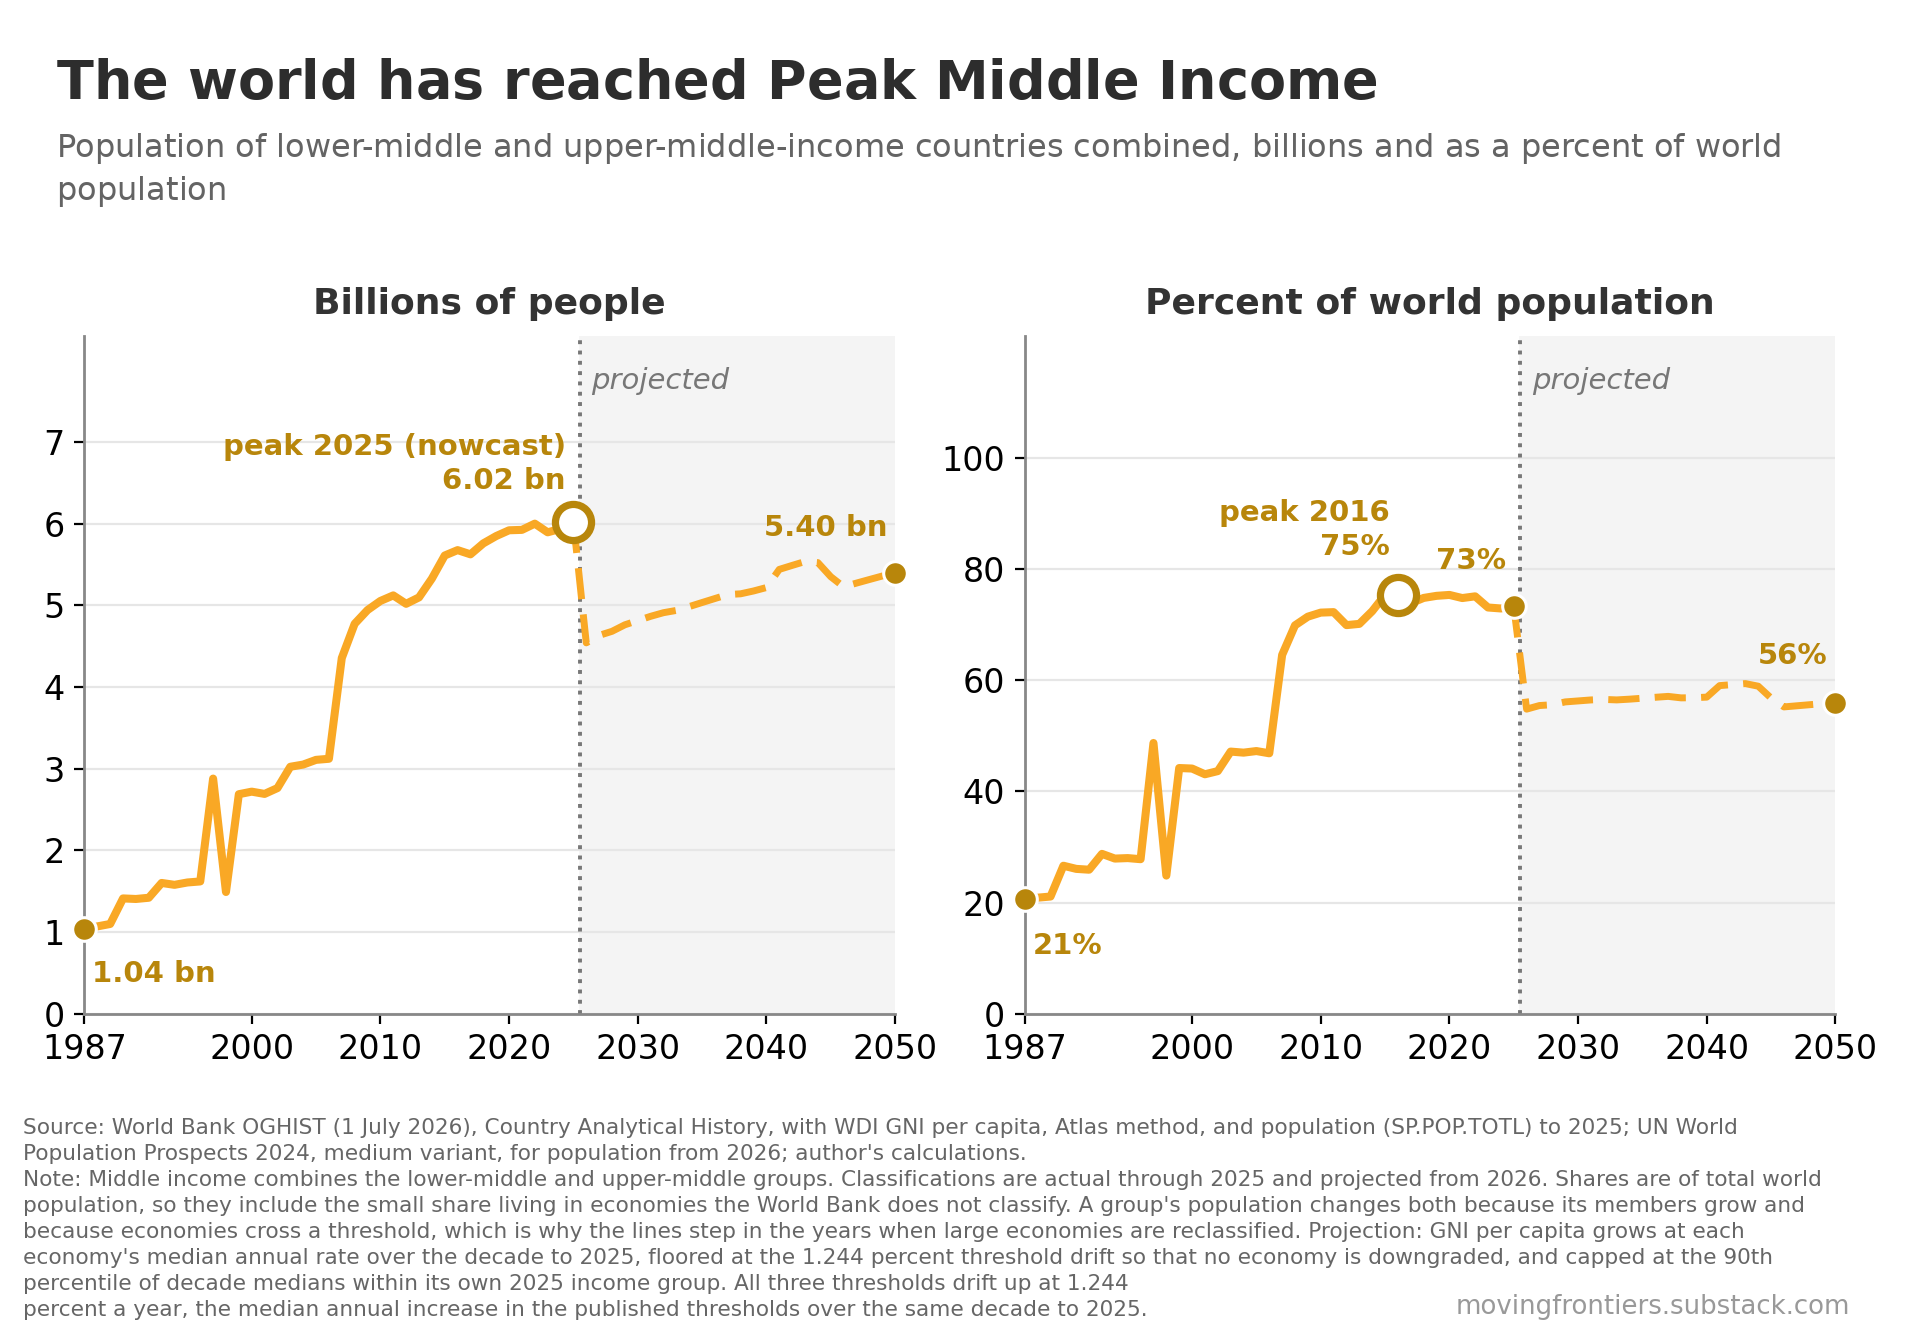

The Python source for this figure:
# =============================================================================
# Chart 6: the world has reached Peak Middle Income
#
# Provenance, frozen vintage. Nothing is read from disk or the network.
#   Classifications       : World Bank OGHIST, 1 July 2026, Country Analytical History.
#   GNI per capita        : World Bank WDI, July 2026 vintage, Atlas method, current US$.
#   Population            : WDI SP.POP.TOTL to 2025; UN World Population Prospects 2024
#                           revision, medium variant, rebased to each economy's 2025 level.
#   Vintage freeze date   : 1 July 2026. The chart is pinned to this vintage; do not swap
#                           the embedded data for a live API call.
#
# Reduction: The script reads three columns of its companion csv at the seven-decade span
# 1987-2050. Those columns are embedded here as COLS and ROWS; the csv still ships
# alongside as the published data file.
#
# Values from 2026 are a nowcast inherited from the shared upstream projection
# pipeline (decade-median growth, floored at the threshold drift, capped at the
# group's 90th percentile) and are embedded here already resolved.
# =============================================================================
"""Chart 6: the middle-income world in levels and shares.

Reads chart-6-the-world-has-reached-peak-middle-income.csv and writes the png of the same name.
Run from inside this folder:  python3 chart-6-the-world-has-reached-peak-middle-income-build.py
"""
import numpy as np
import matplotlib; matplotlib.use('Agg')
import matplotlib.pyplot as plt
from matplotlib.lines import Line2D
from PIL import Image, ImageDraw, ImageFont

SRC=("Source: World Bank OGHIST (1 July 2026), Country Analytical History, with WDI GNI per capita, Atlas method, and population "
"(SP.POP.TOTL) to 2025; UN World Population Prospects 2024, medium variant, for population from 2026; author's calculations."+chr(10))

# ---------------------------------------------------------------- shared helpers

def place_marks(fig, ax, YY, series, marks, fontsize=10.5, pad_frac=0.014, align_x=None, override=None, dots=True, dotsize=8.5):
    """Put a value label near its point, clear of every series and every other label."""
    inv=ax.transData.inverted()
    span=ax.get_ylim()[1]-ax.get_ylim()[0]
    pad=span*pad_frac
    out=[]; fixed=[]
    def box(t):
        bb=t.get_window_extent(fig.canvas.get_renderer())
        (a0,b0)=inv.transform((bb.x0,bb.y0)); (a1,b1)=inv.transform((bb.x1,bb.y1))
        return a0,a1,min(b0,b1),max(b0,b1)
    def bad(b,skip=None):
        a0,a1,lo,hi=b
        if a1>ax.get_xlim()[1] or a0<ax.get_xlim()[0]: return True
        if hi>ax.get_ylim()[1] or lo<ax.get_ylim()[0]: return True
        xs=[q for q in YY if a0-0.7<=q<=a1+0.7]
        for s in series:
            if any(lo-pad<=s[YY.index(q)]<=hi+pad for q in xs): return True
        gx,gy=0.8,span*0.018
        for j,ot in enumerate(out):
            if j==skip: continue
            ob=box(ot)
            if a0-gx<ob[1] and ob[0]<a1+gx and lo-gy<ob[3] and ob[2]<hi+gy: return True
        return False
    for item in marks:
        yr,txt,prefer,own,col=item
        yv=own[YY.index(yr)]
        if dots:
            ax.plot([yr],[yv],'o',color=col,ms=dotsize,zorder=30,
                    markeredgecolor='white',markeredgewidth=1.1,clip_on=False)
        cands=[]
        if override and (col,yr) in override:
            ox,oy,oha,ova=override[(col,yr)]; cands=[(ox,oy,oha,ova)]
        elif align_x is not None and yr in align_x:
            lx,ha=align_x[yr]
            for st in (0.045,0.065,0.088,0.113,0.140,0.170,0.203,0.240,0.280):
                for side in ([1,-1] if prefer=='above' else [-1,1]):
                    cands.append((lx,yv+side*span*st,ha,'bottom' if side>0 else 'top'))
            cands.append((lx,yv,ha,'center'))
        else:
            for st in (0.050,0.070,0.095,0.125,0.160,0.200,0.245):
                for side in ([1,-1] if prefer=='above' else [-1,1]):
                    for dx,ha in ((-0.6,'right'),(0.6,'left'),(0.0,'center'),
                                  (2.5,'left'),(-2.5,'right'),(5.0,'left'),(-5.0,'right'),
                                  (8.0,'left'),(-8.0,'right')):
                        xr=min(max(yr+dx,YY[0]),YY[-1])
                        cands.append((xr,own[YY.index(int(round(xr)))]+side*span*st,ha,
                                      'bottom' if side>0 else 'top'))
        t=ax.text(0,0,txt,fontsize=fontsize,fontweight='bold',color=col,linespacing=1.25,zorder=9)
        out.append(t)
        if override and (col,yr) in override:
            lx,ly,ha,va=cands[0]
            t.set_position((lx,ly)); t.set_ha(ha); t.set_va(va); fig.canvas.draw()
            fixed.append(len(out)-1); continue
        ok=False
        for lx,ly,ha,va in cands:
            t.set_position((lx,ly)); t.set_ha(ha); t.set_va(va); fig.canvas.draw()
            if not bad(box(t),skip=len(out)-1): ok=True; break
        if not ok:
            lx,ly,ha,va=cands[0]
            t.set_position((lx,ly)); t.set_ha(ha); t.set_va(va); fig.canvas.draw()
    for _ in range(60):
        fig.canvas.draw(); moved=False
        for i,t in enumerate(out):
            if i in fixed: continue
            if bad(box(t),skip=i):
                x,y=t.get_position(); up=t.get_va()!='top'
                ny=y+(span*0.030 if up else -span*0.030)
                if ax.get_ylim()[0]<ny<ax.get_ylim()[1]: t.set_y(ny); moved=True
        if not moved: break
    return out

def caption(fig, ax, cap, fs=7.8, gap_lines=2.0):
    """Moving Frontiers caption block: every line runs full width except the last two,
    which stop short so the watermark can sit on the baseline of the last line."""
    fig.canvas.draw(); r=fig.canvas.get_renderer()
    Wpx=fig.get_figwidth()*fig.dpi
    bots=[t.get_window_extent(r).y0 for t in ax.get_xticklabels() if t.get_text()]
    xb=fig.transFigure.inverted().transform((0,min(bots)))[1]
    for lg in fig.legends:
        lb=lg.get_window_extent(r).transformed(fig.transFigure.inverted())
        if lb.y1<xb: xb=min(xb,lb.y0)
    LH=fs*1.2/(72*fig.get_figheight())
    pr=fig.text(0,0,'0',fontsize=fs); fig.canvas.draw()
    CW=pr.get_window_extent(fig.canvas.get_renderer()).width/Wpx; pr.remove()
    def w(t,size=fs):
        tt=fig.text(0,0,t,fontsize=size); fig.canvas.draw()
        v=tt.get_window_extent(fig.canvas.get_renderer()).width/Wpx; tt.remove(); return v
    URL='movingfrontiers.substack.com'; UFS=fs*1.2
    x0=0.012; right=1.0-70.0/Wpx
    full=right-x0
    lastmax=right-w(URL,UFS)-2.0*CW-x0
    lines=[]
    for para in cap.split(chr(10)):
        cur=''
        for word in para.split():
            z=(cur+' '+word).strip()
            if w(z)<=full or not cur: cur=z
            else: lines.append(cur); cur=word
        lines.append(cur)
    for _ in range(400):
        if w(lines[-1])>lastmax and ' ' in lines[-1]:
            h,_,t=lines[-1].rpartition(' '); lines[-1]=h; lines.append(t); continue
        if len(lines)>=2 and w(lines[-2])>lastmax and ' ' in lines[-2]:
            h,_,t=lines[-2].rpartition(' ')
            lines[-2]=h; lines[-1]=(t+' '+lines[-1]).strip(); continue
        break
    if len(lines)>=2:
        while ' ' in lines[-2]:
            h,_,t=lines[-2].rpartition(' ')
            cand=(t+' '+lines[-1]).strip()
            if w(cand)>lastmax: break
            if abs(w(cand)-w(h))>=abs(w(lines[-1])-w(lines[-2])): break
            lines[-2]=h; lines[-1]=cand
    top=xb-gap_lines*LH
    objs=[fig.text(x0,top-i*LH,ln,fontsize=fs,color='#666',va='top') for i,ln in enumerate(lines)]
    fig.canvas.draw()
    lb=objs[-1].get_window_extent(fig.canvas.get_renderer()).transformed(fig.transFigure.inverted())
    fig.text(right,lb.y0,URL,ha='right',va='bottom',fontsize=UFS,color='#999')
    assert lb.y0>0.004,'caption runs off the canvas'
    print('  caption %d lines'%len(lines))

def title_band(path, title, sub, tf=0.0285, sf=0.0168):
        # ---- fonts: DejaVu from matplotlib's bundled ttf, system path only as a fallback ----
    import os as _os
    from matplotlib import font_manager as _fm
    def _dejavu(stem):
        p=_os.path.join(matplotlib.get_data_path(),'fonts','ttf',stem)
        if _os.path.exists(p): return p
        try:
            q=_fm.findfont(_fm.FontProperties(family='DejaVu Sans',
                weight=('bold' if 'Bold' in stem else 'normal')),fallback_to_default=False)
            if _os.path.basename(q)==stem and _os.path.exists(q): return q
        except Exception: pass
        p=_os.path.join('/usr/share/fonts/truetype/dejavu',stem)
        if _os.path.exists(p): return p
        raise FileNotFoundError('DejaVu font not found: '+stem)
    FB=_dejavu('DejaVuSans-Bold.ttf'); FR=_dejavu('DejaVuSans.ttf')
    assert _os.path.exists(FB) and _os.path.exists(FR), 'resolved DejaVu font files must exist'
    im=Image.open(path).convert('RGB')
    a=np.array(im.convert('L')); rr=np.where((a<250).sum(axis=1)>0)[0]
    im=im.crop((0,0,im.size[0],min(im.size[1],int(rr.max())+13)))
    W,H=im.size
    fs=int(W*tf); f1=ImageFont.truetype(FB,fs)
    fss=int(W*sf); f2=ImageFont.truetype(FR,fss)
    dd=ImageDraw.Draw(im); M=int(W*0.03); LIM=W-2*M
    def wrap(t,f):
        o=[];cur=''
        for x in t.split():
            z=(cur+' '+x).strip()
            if dd.textlength(z,font=f)<=LIM: cur=z
            else: o.append(cur); cur=x
        o.append(cur); return o
    tl=wrap(title,f1); sl=wrap(sub,f2)
    lh=int(fs*1.25); lhs=int(fss*1.35)
    bh=int(fs*0.85)+lh*len(tl)+int(fss*0.55)+lhs*len(sl)+int(fs*0.22)
    cv=Image.new('RGB',(W,H+bh),'white'); cv.paste(im,(0,bh))
    dr=ImageDraw.Draw(cv); y=int(fs*0.85)+3
    for ln in tl: dr.text((M,y),ln,font=f1,fill=(45,45,45)); y+=lh
    y+=int(fss*0.4)
    for ln in sl: dr.text((M,y),ln,font=f2,fill=(100,100,100)); y+=lhs
    cv.save(path,optimize=True)
    print('  wrote %s  %dx%d'%(path,cv.size[0],cv.size[1]))

AMBER='#F9A825'; AMBERTXT='#B8860B'; RED='#C62828'; INDIGO='#283593'
def panel(ax,ymax,ticks,lab,tickfmt):
    ax.axvspan(2025.5,2050,color='#F4F4F4',zorder=0)
    ax.axvline(2025.5,ls=':',lw=1.4,color='#777',zorder=1)
    ax.grid(axis='y',color='#E6E6E6',lw=0.8,zorder=0); ax.set_axisbelow(True)
    ax.spines['top'].set_visible(False); ax.spines['right'].set_visible(False)
    ax.set_xlim(1987,2050); ax.set_xticks([1987,2000,2010,2020,2030,2040,2050])
    ax.set_ylim(0,ymax); ax.set_yticks(list(ticks))
    if tickfmt: ax.set_yticklabels([tickfmt(v) for v in ticks])
    ax.set_title(lab,fontsize=13,fontweight='bold',color='#333',pad=8)
def draw(ax,YY,S,col,NH):
    ax.plot(YY[:NH],S[:NH],color=col,lw=2.9,zorder=5,solid_capstyle='round')
    ax.plot(YY[NH-1:],S[NH-1:],color=col,lw=2.5,ls=(0,(4.5,2.2)),zorder=5)

PNG='chart-6-the-world-has-reached-peak-middle-income.png'
LEVCOL='middle_income_population_millions'
SHCOL='middle_income_share_of_world_percent'
LEVTTL='Billions of people'
SHTTL='Percent of world population'
YMAXL=8300
TICKSL=range(0,7001,1000)
FMTL=lambda v:'%.0f'%(v/1000) if v else '0'
YMAXS=122
TICKSS=range(0,101,20)
VALL=lambda v:'%.2f bn'%(v/1000)
VALS=lambda v:'%.0f%%'%v
PKL=2025
PKS=2016
PEAK_LIFT=False
OVR=None
NOTE=("Note: Middle income combines the lower-middle and upper-middle groups. Classifications are actual through 2025 and projected "
"from 2026. Shares are of total world population, so they include the small share living in economies the World Bank does not classify. "
"A group's population changes both because its members grow and because economies cross a threshold, which is why the lines step in the "
"years when large economies are reclassified. Projection: GNI per capita grows at each economy's median annual rate over the decade to "
"2025, floored at the 1.244 percent threshold drift so that no economy is downgraded, and capped at the 90th percentile of decade "
"medians within its own 2025 income group. All three thresholds drift up at 1.244 percent a year, the median annual increase in the "
"published thresholds over the same decade to 2025.")
TITLE="The world has reached Peak Middle Income"
SUB="Population of lower-middle and upper-middle-income countries combined, billions and as a percent of world population"

# ---- embedded data, see the provenance header ----
COLS=['year', 'middle_income_population_millions', 'middle_income_share_of_world_percent']
ROWS=[(1987.0,1035.2595,20.5949),(1988.0,1067.7698,20.8675),(1989.0,1097.5137,21.0761),(1990.0,1410.6649,26.6215),(1991.0,1403.8427,26.054),(1992.0,1418.7917,25.9054),(1993.0,1600.1563,28.7567),(1994.0,1577.1306,27.9112),(1995.0,1605.9527,27.9968),(1996.0,1618.6478,27.8007),(1997.0,2879.0806,48.7304),(1998.0,1489.2354,24.8466),(1999.0,2687.5661,44.2174),(2000.0,2718.7111,44.124),(2001.0,2691.1377,43.0945),(2002.0,2762.6603,43.6634),(2003.0,3023.8421,47.1786),(2004.0,3050.6476,46.9883),(2005.0,3108.3866,47.2729),(2006.0,3121.4949,46.8726),(2007.0,4355.8393,64.5879),(2008.0,4775.2051,69.9143),(2009.0,4943.5477,71.4781),(2010.0,5055.0871,72.2067),(2011.0,5123.1897,72.293),(2012.0,5020.2818,69.9546),(2013.0,5098.8554,70.1799),(2014.0,5328.8822,72.467),(2015.0,5611.9303,75.4182),(2016.0,5678.1342,75.4246),(2017.0,5626.4645,73.8984),(2018.0,5760.6948,74.8515),(2019.0,5850.5119,75.2268),(2020.0,5921.1455,75.3915),(2021.0,5926.1297,74.829),(2022.0,6002.2663,75.1359),(2023.0,5896.2036,73.1274),(2024.0,5939.0066,72.9527),(2025.0,6024.1948,73.3279),(2026.0,4541.7748,54.8235),(2027.0,4633.3205,55.4714),(2028.0,4683.1447,55.6191),(2029.0,4763.018,56.1242),(2030.0,4815.0276,56.3011),(2031.0,4866.944,56.4798),(2032.0,4911.4172,56.5758),(2033.0,4939.2446,56.4858),(2034.0,4986.2088,56.6201),(2035.0,5035.9564,56.7896),(2036.0,5085.0895,56.956),(2037.0,5133.5156,57.1188),(2038.0,5142.8893,56.8542),(2039.0,5177.4265,56.8761),(2040.0,5219.4838,56.9866),(2041.0,5441.7872,59.0592),(2042.0,5490.6915,59.2445),(2043.0,5538.1994,59.4209),(2044.0,5525.0659,58.9566),(2045.0,5352.5591,56.8147),(2046.0,5229.2768,55.2239),(2047.0,5274.0687,55.4244),(2048.0,5317.6763,55.6202),(2049.0,5360.6516,55.8174),(2050.0,5402.8864,56.0153)]
rows=[dict(zip(COLS,r)) for r in ROWS]
YY=[int(r['year']) for r in rows]
LEV=[float(r[LEVCOL]) for r in rows]
SH=[float(r[SHCOL]) for r in rows]
NH=YY.index(2025)+1
# ---- the chart's stated numbers must follow from the embedded data ----
assert YY[0]==1987 and YY[-1]==2050 and len(YY)==64, 'the series runs 1987 to 2050'
assert PKL==2025 and round(max(LEV)/1000,2)==6.02, 'the levels peak label states 6.02 bn in 2025'
assert PKS==2016 and round(max(SH))==75, 'the shares peak label states 75 percent in 2016'
PLABL='peak %d%s'%(PKL,' (nowcast)' if PKL==2025 else '')+chr(10)+VALL(max(LEV))
PLABS='peak %d'%PKS+chr(10)+VALS(max(SH))
plt.rcParams.update({'font.family':'DejaVu Sans','font.size':14,'axes.edgecolor':'#888',
 'axes.linewidth':1.0,'figure.facecolor':'white','xtick.labelsize':12,'ytick.labelsize':12})
fig,axs=plt.subplots(1,2,figsize=(9.6,6.3),dpi=200)
for ax,(S,ttl,ymax,ticks,fmt,vf,pk,plab) in zip(axs,
        [(LEV,LEVTTL,YMAXL,TICKSL,FMTL,VALL,PKL,PLABL),
         (SH,SHTTL,YMAXS,TICKSS,None,VALS,PKS,PLABS)]):
    panel(ax,ymax,ticks,ttl,fmt)
    draw(ax,YY,S,AMBER,NH)
    ax.plot([pk],[S[YY.index(pk)]],'o',mfc='white',mec=AMBERTXT,mew=2.6,ms=13,zorder=30,clip_on=False)
    place_marks(fig,ax,YY,[S],[(pk,plab,'above',S,AMBERTXT)],fontsize=10.5,dots=False)
    if PEAK_LIFT:
        fig.canvas.draw()
        _pr=ax.text(0,0,'0',fontsize=10.5); fig.canvas.draw()
        _bb=_pr.get_window_extent(fig.canvas.get_renderer()); _pr.remove()
        _inv=ax.transData.inverted()
        _h=abs(_inv.transform((0,_bb.height))[1]-_inv.transform((0,0))[1])
        ax.texts[-1].set_y(ax.texts[-1].get_position()[1]+0.5*_h)
    MK=[(1987,vf(S[YY.index(1987)]),'below',S,AMBERTXT)]
    if 2025!=pk: MK.append((2025,vf(S[YY.index(2025)]),'above',S,AMBERTXT))
    MK.append((2050,vf(S[-1]),'above',S,AMBERTXT))
    place_marks(fig,ax,YY,[S],MK,fontsize=10.5,override=(OVR.get('lev' if S is LEV else 'sh') if OVR else None))
    ax.text(2026.4,ymax*0.955,'projected',fontsize=10.5,color='#777',style='italic',ha='left',va='top')
fig.tight_layout(rect=[0,0.300,1,0.985]); fig.subplots_adjust(wspace=0.16)
caption(fig,axs[0],SRC+NOTE)
fig.savefig(PNG,dpi=200); plt.close(fig)
title_band(PNG,TITLE,SUB)
